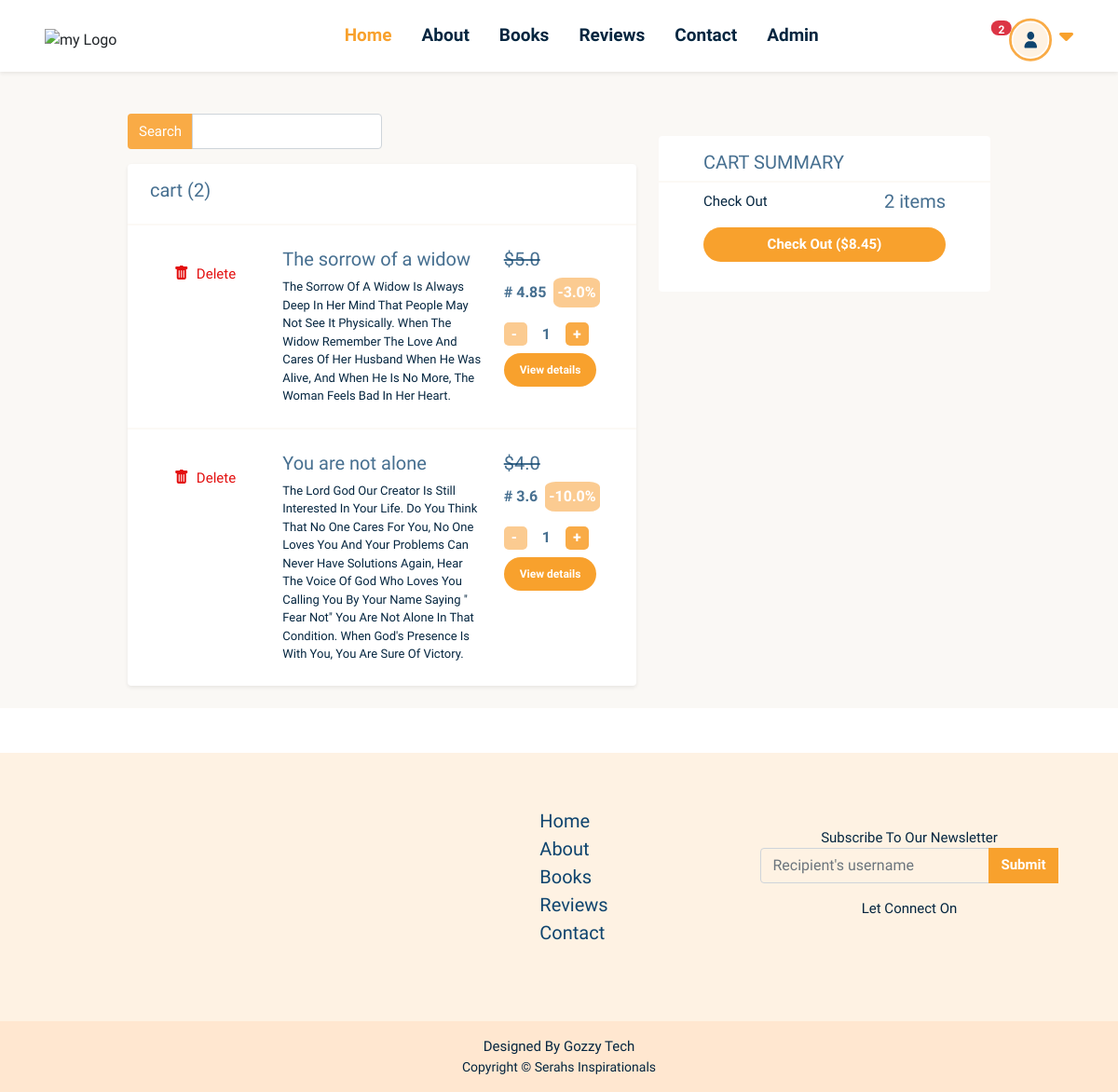
Page /main/cart/ (signed in) on the committed database.
### main/models.py (models this page shows, shortened)
class Order(models.Model):
	STATUS = (
			('Pending', 'Pending'),
			('Out for delivery', 'Out for delivery'),
			('Delivered', 'Delivered'),
			)
	customer = models.ForeignKey(Customer, on_delete= models.SET_NULL,blank=True, null=True,)
	date_ordered = models.DateTimeField(auto_now_add=True, null=True, blank=True)
	ref=models.CharField(max_length=100, blank=True, null=True)
	status = models.CharField(max_length=200, null=True, choices=STATUS ,default="Pending")
	class Meta:
		ordering = ('-date_ordered',)
	@property
	def get_cart_total(self):
		orderitems=self.orderitem_set.all()
		total =sum([item.get_total for item in orderitems ])
		return total
	@property
	def get_cart_items(self):
		orderitems=self.orderitem_set.all()
		total =sum([item.quantity for item in orderitems ])
		return total

class Orderitem(models.Model):
	product = models.ForeignKey(Book, on_delete= models.SET_NULL, null=True)
	customer_that_ordered = models.ForeignKey(Order, on_delete= models.SET_NULL, null=True)
	quantity= models.IntegerField(default=0,null=True,blank=True)
	date_added=models.DateTimeField(auto_now_add=True)
	@property
	def get_total(self):
		total=self.quantity*self.product.main_Price
		return total

### books/models.py (models this page shows, shortened)
class Book(models.Model):
    title=models.CharField(max_length= 300, blank=True)
    Author=models.CharField(max_length= 300, blank=True)
    sideline=models.CharField(max_length=100, blank=True,help_text = "add a captivating highlight about your Book")
    short_description=models.TextField(max_length=300, blank=True,help_text = "not exceeding 400 Words")
    long_description=models.TextField( blank=True)
    Ebookimage=models.ImageField(upload_to='media', blank=True)
    Ebook=models.FileField(upload_to='media', blank=True)
    price = models.FloatField(null=True)
    discount = models.FloatField(null=True)
    category = models.ForeignKey(BookCategory,null=True , on_delete=models.CASCADE)
    date_created = models.DateTimeField(auto_now_add=True, null=True, blank=True)
    Digital=models.BooleanField(default=True,blank=False,null=False)
    Password=models.CharField(max_length= 300, blank=True)
    @property
    def main_Price(self):
        price=self.price
        discount=self.discount
        discounted_price=price*(discount/100)
        original_price=price-discounted_price
        return original_price
    @property
    def imageURL(self):
        try:
            url= self.Ebookimage.url
        except:
            url=''
        return url

### main/views.py (the view)
# urls.py: path('cart/', cart_view, name='cart'),
@login_required(login_url='Accounts:login')
def cart_view(request):
    data = cartData(request)
    cartItems = data['cartItems']
    order = data['order']
    items = data['items']
    number_of_Items= len(items)
    context = {
        'items':items,
        'order':order,
        'cartItems':cartItems,
        'number_of_Items':number_of_Items,
        }
    return render(request,'cart.html',context)

### main/templates/cart.html (shortened to what this page needs)
{% extends 'base.html' %}
{% load static %}
{% block content%}
<div style="background-color: #faf8f5;">
    <section class="py-4">
        <div class="container">
            <div class="row justify-content-center mt-4">
                <div class="col-lg-6">
                    <div class="input-group mb-3  w-50">
                        <span class="input-group-text" id="inputGroup-sizing-default"
                            style="background-color: #F9AB46 ;border: none;">
                            <p style="color:white;"> Search </p>
                        </span>
                        <input type="text" class="form-control" aria-label="Sizing example input"
                            aria-describedby="inputGroup-sizing-default">
                    </div>
                    <div id="card" class="card cart_card shadow-sm">
                        <h5 class="px-4 py-3"> cart ({{number_of_Items}}) </h5>
                        {% for item in items %}
                        <div class="card-divider"></div>
                        <div id="cart_card{{ item.product.id }}" class="row justify-content-center py-4">
                            <div class="col col-md-3  d-flex align-items-center flex-column">
                                <div class="d-flex mt-3 align-items-center " style="color: #E30F0F;">
                                    <i class="bi bi-trash-fill me-2"></i>
                                    <a style="cursor: pointer;" class="text-decoration-none" data-bs-toggle="modal"
                                        data-bs-target="#staticBackdrop">
                                        <p style="color: #E30F0F;">Delete</p>
                                    </a>
                                </div>
                            </div>
                            <div class="col-md-5 d-none d-md-block d-lg-block">
                                <h5>{{ item.product.title }}</h5>
                                <p style="font-size: 13px; line-height:1.5em;">{{ item.product.short_description }}</p>
                            </div>
                            <div class="col col-md-3">
                                <h5 style="text-decoration: line-through;">${{ item.product.price}}</h5>
                                <div class="d-flex align-items-center">
                                    <h6 class="mb-0 me-2"># <span id="bookamount{{ item.product.id }}">{{ item.get_total }}</span></h6>
                                    <div class="p-1 fw-bold"
                                        style="padding: 20px; background-color:#FBCB91;color:white;border-radius: 20%;">
                                        -{{ item.product.discount }}%
                                    </div>
                                </div>
                                {% if item.Digital %}
                                <div>
                                    <p>Available in Soft Copy only</p>
                                </div>
                                {% else %}
                                <div class="d-flex align-items-center mt-3">
                                    <div id="subbtn{{ item.product.id }}"
                                        class="update-cart p-2  fw-bold d-flex align-items-center" data-action="remove"
                                        data-product="{{ item.product.id }}"
                                        style="width:25px;height:25px; background-color:#FBCB91;color:white;border-radius: 20%;cursor:pointer;">
                                        -
                                    </div>
                                    <h6 id="productamount{{ item.product.id }}" class="mb-0 mx-3">{{ item.quantity }}
                                    </h6>
                                    <div id="addbtn{{ item.product.id }}"
                                        class="update-cart p-2 fw-bold d-flex align-items-center" data-action="add"
                                        data-product="{{ item.product.id }}"
                                        style="width:25px;height:25px; background-color:#F9AB46;color:white;border-radius: 20%;cursor:pointer;">
                                        +
                                    </div>
                                </div>
                                {% endif %}
                                <a href="{% url 'books:details' item.product.id %}" class="btn px-3 py-1 py-md-2 mt-2"
                                    style="font-size: 12px;"> View details</a>
                            </div>
                        </div>
                        {% endfor %}
                    </div>
                </div>
                <div class="col-lg-4">
                    <div class="card mt-4"
                        style="width: 100%;background-color: #fff; border: none;color: rgba(14, 68, 110, 0.77); ">
                        <h5 class="px-5 pt-3" style="text-transform:uppercase;">Cart Summary</h5>
                        <div class="card-divider"></div>
                        <div class="d-flex align-items-center justify-content-between px-5 py-2">
                            <p class="me-5"> Check Out </p>
                            <h5 class="mb-0" id="get_cart_items">{{ order.get_cart_items }} items </h5>
                        </div>
                        <div class="px-5 py-2 mb-4">
                            <a href="{% url 'payments:check-out' %}" class="btn w-100" id="get_cart_total"> Check Out
                                (${{ order.get_cart_total }})</a>
                        </div>
                    </div>
                </div>
            </div>
        </div>
    </section>
</div>
{% endblock %}

### templates/base.html (shortened to what this page needs)
{% load static %}
<!DOCTYPE html>
<html lang="en">
<head>
  <link rel="stylesheet" href="https://cdn.jsdelivr.net/npm/bootstrap-icons@1.5.0/font/bootstrap-icons.css">
  <link href="https://cdn.jsdelivr.net/npm/bootstrap@5.0.2/dist/css/bootstrap.min.css" rel="stylesheet"
>
  <link href="https://unpkg.com/aos@2.3.1/dist/aos.css" rel="stylesheet" />
  <link rel="stylesheet" href="https://cdnjs.cloudflare.com/ajax/libs/font-awesome/5.12.1/css/all.min.css" />
  <link rel="stylesheet" href="https://cdnjs.cloudflare.com/ajax/libs/font-awesome/6.1.1/css/all.min.css" />
  <link href='https://api.mapbox.com/mapbox-gl-js/v2.9.1/mapbox-gl.css' rel='stylesheet' />
  <link rel="stylesheet" href="{% static 'css/all.css' %}">
  <link rel="stylesheet" href="{% static 'css/swiper-bundle.min.css' %}">
  <link rel="stylesheet" href="{% static 'css/styles.css' %}">
  <link rel="stylesheet" href="{% static 'css/books.css' %}">
  <link rel="stylesheet" href="{% static 'css/carts.css' %}">
  <link rel="stylesheet" href="{% static 'css/products.css' %}">
</head>
<body>
  <div id="navigation" class="d-flex justify-content-between align-items-center px-5 pb-2 pt-3 mb-2 shadow-sm">
    <div>
      <img src="{% static 'img/Serahs Logo 1.png' %}" alt="my Logo" width="98" height="43">
    </div>
    <div>
      <ul class="nav-bar d-none d-lg-flex align-items-center justify-content-end ps-5">
        <li class="nav-item">
          <a href="{% url 'home' %}" class="active nav-link">Home</a>
        </li>
        <li class="nav-item">
          <a href="/#count" class="nav-link">About</a>
        </li>
        <li class="nav-item">
          <a href="{% url 'books:Books' %}" class="nav-link">Books</a>
        </li>
        <li class="nav-item">
          <a href="/#reviews" class="nav-link">Reviews</a>
        </li>
        <li class="nav-item">
          <a href="/#contact" class="nav-link">Contact</a>
        </li>
        {% if request.user.is_staff %}
        <li class="nav-item">
          <a href="/admin" class="nav-link">Admin</a>
        </li>
        {% endif %}
      </ul>
    </div>
    {% if user.is_authenticated %}
    <div>
      <div class=" d-none d-lg-flex justify-content-center align-items-center">
        <a href="{% url 'main:cart' %}" class=" me-md-2 position-relative">
          <span id="get_main_cart_items"
            class="position-absolute top-0 start-100 translate-middle badge rounded-pill bg-danger pb-0 pt-1 pb-0">
            {{ order.get_cart_items }}
          </span>
        </a>
        <div class="dropdown">
          <div class="text-decoration-none d-flex align-items-center " style="cursor: pointer;" role="button"
            id="dropdownMenuLink" data-bs-toggle="dropdown" aria-expanded="false">
            <img src="{% static 'img/Person Icon.svg' %}" alt="" class="img-fluid me-2">
            <i class="fa fa-caret-down h4" style="color: #F8A12D;"></i>
          </div>
        </div>
      </div>
    </div>
    {% endif %}
  </div>
  <main>
    {% block content%}
    {% endblock %}
  </main>
  <footer class="mt-5">
    <div class="pb-3" style="background-color:  #FEF2E3; ">
      <div class="row justify-content-between p-5">
        <div class="col-5 col-md-5 col-lg-4 d-flex align-items-center justify-content-center">
        </div>
        <div class="col-5 col-md-5 col-lg-4  d-flex align-items-center justify-content-center">
          <ul style="list-style-type: none;">
            <li><a href="{% url 'home' %}"
                style="color: #0E446E; text-decoration: none;font-weight: 500;font-size: 20px;"> Home </a>
            </li>
            <li><a href="/#count" style="color: #0E446E; text-decoration: none;font-weight: 500;font-size: 20px;">About
              </a>
            </li>
            <li><a href="{% url 'books:Books' %}"
                style="color: #0E446E; text-decoration: none;font-weight: 500;font-size: 20px;">Books </a>
            </li>
            <li><a href="/reviews"
                style="color: #0E446E; text-decoration: none;font-weight: 500;font-size: 20px;">Reviews</a>
            </li>
            <li><a href="/#contact"
                style="color: #0E446E; text-decoration: none;font-weight: 500;font-size: 20px;">Contact</a>
            </li>
          </ul>
        </div>
        <div class="d-none  col-md-5 col-lg-4  d-md-flex flex-column align-items-center justify-content-center">
          <p>Subscribe to our newsletter</p>
          <form action="" class="form" id="sub_form">
            <div class="input-group mb-3 " style="border-radius: 6.7728px;">
              <input type="email" name="email" class="form-control" placeholder="Recipient's username"
                aria-label="Recipient's username" aria-describedby="button-addon2" style="background-color: #FEF2E3;">
              <button class="btn" value="submit" type="submit" id="button-addon2"
                style="border-radius:0px;">Submit</button>
            </div>
          </form>
          <p>let connect on </p>
          <div class="d-flex">
            <a href="https://www.facebook.com/profile.php?id=100081669564928"><img
                src="{% static 'img/Facebook footer.svg' %}" alt="" class="img-fluid me-2"></a>
            <a href="https://www.instagram.com/sarahnwafor"><img src="{% static 'img/Instagram footer.svg' %}" alt=""
                class="img-fluid me-2"></a>
            <a href="https://www.twitter.com/NwaforSarah3"><img src="{% static 'img/Twitter footer.svg' %}" alt=""
                class="img-fluid me-2"></a>
            <a href="https://wa.me/message/4AWZA3ASEKRPF1"><img src="{% static 'img/Whatsapp footer.svg' %}" alt=""
                class="img-fluid me-2"></a>
          </div>
        </div>
      </div>
    </div>
    <div class="text-center px-2 py-3" style="background-color: #FFE7D0;">
      <p> designed by Gozzy tech </p>
      <p class="small">copyright &copy; serahs inspirationals </p>
    </div>
  </footer>
</body>
</html>

### rows in the picture
Order: get_cart_items "2", get_cart_total "8.45"
Orderitem: product "The sorrow of a widow", product.short_description "The Sorrow Of A Widow Is Always Deep In Her Mind That People May Not See It Physically. When The Widow Remember The Love And Cares Of Her Husband When He Was Alive, And When He Is No More, The Woman Feels Bad In Her Heart.", product.price "5.0", get_total "4.85", product.discount "3.0", quantity "1"
Orderitem: product "You are not alone", product.short_description "The Lord God Our Creator Is Still Interested In Your Life. Do You Think That No One Cares For You, No One Loves You And Your Problems Can Never Have Solutions Again, Hear The Voice Of God Who Loves You Calling You By Your Name Saying \" Fear Not\" You Are Not Alone In That Condition. When God's Presence Is With You, You Are Sure Of Victory.", product.price "4.0", get_total "3.6", product.discount "10.0", quantity "1"

### other values in the picture
{{ number_of_Items }} "2"
